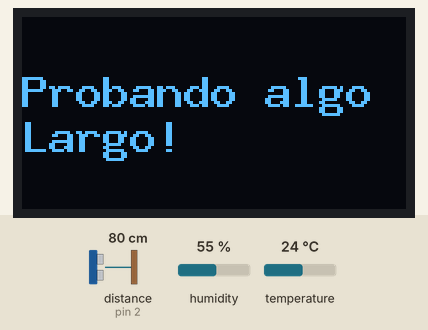
Simulated run of this sketch. Board: Arduino Uno, built with avr-gcc and run on an emulated ATmega328P. Shown: 128×64 one-colour display. Wiring (inferred from the names in the program): ultrasonic range finder: trigger pin 3; echo pin 2. The inputs (shaded band) are chosen by the test bench; at power-on: distance to the obstacle (sensor on pin 2) 80 cm, humidity 55 %, temperature 24 °C. The echo pulse lasts 58.3 µs per cm; what the sketch prints to the serial monitor is not drawn.

Above: at 1.2 s.

The sketch:

codigoRobotFriolento_0_2_5.ino
```cpp
#include "SensorTemp.h"
#include "SensorUltra.h"
#include "Pantalla.h"


// crear una instancia de la clase SensorUltra
SensorUltra sensorUltra;

// crear una instancia de la clase SensorTemp
SensorTemp sensorTemp;

// crear una instancia de la clase Pantalla
Pantalla pantalla;

// En los setup pondremos todo lo necesario para que los sensores y actuadores funcionen
// desde los pins donde estaran conectados
// si es que es necesario el puerto serial
// entre otras cosas mas en el futuro
void setup() {
  sensorUltra.configurar();
  sensorTemp.configurar();
  pantalla.configurar();
  pantalla.mostrar();
}

// aqui es donde se usan los sensores y actuadores
void loop() {
  sensorUltra.leerDistancia();
  sensorUltra.reconocerDistancia();

  sensorTemp.reconocerTemp();
  sensorTemp.leerTemp();
  pantalla.mostrar();
}
```

Pantalla.cpp
```cpp
#include <Wire.h>
#include <U8g2lib.h>
#include "Pantalla.h"


// Constructor para pantalla SH1106 128x64 I2C
U8G2_SH1106_128X64_NONAME_F_HW_I2C display(U8G2_R0, U8X8_PIN_NONE);


void Pantalla::configurar () {
  display.begin();
  display.clearBuffer();
  Serial.begin(115200);
};

void Pantalla::mostrar (){
  // Fuente monoespaciada en negrita
 display.setFont(u8g2_font_9x15B_tr); // similar a FreeMonoBold12pt7b

  // Posición del texto
  display.drawStr(0, 30, "Probando algo ");
  display.drawStr(0, 45, "Largo!");
  // Muestra en pantalla

  display.sendBuffer();

};

//void loop() {
  // nada
//}
```

Pantalla.h
```cpp
#ifndef PANTALLA_H
#define PANTALLA_H

#include <Arduino.h>
#include <Wire.h>
#include <U8g2lib.h>

class Pantalla{
  public:
  void configurar();
  void mostrar();

};


#endif
```

SensorTemp.cpp
```cpp
// aqui se inluye el SensorTemp.h
// para poder traer lo ya establecido en este archivo
#include "SensorTemp.h"

// una clase que viene desde la libreria del sensor de temp
// donde se especifica que el pin de comunicacion es el 2
DHT11 dht11(5);

// se especifica la clase
SensorTemp::SensorTemp() {
}

void SensorTemp::configurar() {
  //abrir la comunicación serial
  Serial.begin(9600);
}

// que se necesita para que se reconozca la temperatura
void SensorTemp::reconocerTemp(){
  // se declara que temperature es un "int"
int temperature;
}

// que se hace para leer la Temp
// Según el código de ejemplo
// https://github.com/dhrubasaha08/DHT11/blob/main/examples/ReadTemperature/ReadTemperature.ino#L18
void SensorTemp::leerTemp(){
  // el int de "temperature" va a ser equivalente
  // a la temperatura leida por el sensor dht11
  int temperature = dht11.readTemperature();
  // cuando la temperatura no presente algun error
if (temperature != DHT11::ERROR_CHECKSUM && temperature != DHT11::ERROR_TIMEOUT) {
  // se demostrara la temperatura actual en el monitor serial
        Serial.print("Temperature: ");
        Serial.print(temperature);
        Serial.println(" °C");
        // cada 2 segundos
        delay (2000);
        // si es que esto no se cumple
    } else {
        // muestra el error en el monitor serial
        Serial.println(DHT11::getErrorString(temperature));
    }

}
```

SensorTemp.h
```cpp
//Contructores para no causar problemas en el codigo
#ifndef SENSOR_TEMP_H
#define SENSOR_TEMP_H

#include <Arduino.h>

//incluir biblioteca hecha por Dhruba Saha
//para el funcionamiento del sensor de temperatura
#include <DHT11.h>

//crear la clase SensorTemp
class SensorTemp {

public:
  SensorTemp();
  // establecer las 3 partes del
  // funcionamiento para el sensor
  void configurar();
  void reconocerTemp();
  void leerTemp();

};
// destructores para no causar problemas en el codigo
#endif
```

SensorUltra.cpp
```cpp
// incluir .h
#include "SensorUltra.h"

SensorUltra::SensorUltra() {
}

void SensorUltra::configurar() {
  // conectar las patitas
  pinMode(trigPin, OUTPUT);
  pinMode(echoPin, INPUT);
  Serial.begin(115200);
}

void SensorUltra::reconocerDistancia() {
  // configuracion reconocimiento distancia
  digitalWrite(trigPin, HIGH);
  delayMicroseconds(10);
  digitalWrite(trigPin, LOW);

// medir duración del eco
  duracion = pulseIn(echoPin, HIGH);

// calcular distancia en cm
  distancia = duracion / 58;

// determinar si hay una persona (ejemplo: a menos de 30 cm)
  persona = (distancia < 30);
}

void SensorUltra::leerDistancia() {
  // imprimir en el monitor serial la distancia detectada en cm
if (persona) {
  Serial.println("la persona esta a: ");
    Serial.print(distancia);
    Serial.println(" cm");
  } else {
    Serial.println("No hay persona.");
  }
}
```

SensorUltra.h
```cpp
#ifndef SENSOR_ULTRA_H
#define SENSOR_ULTRA_H

#include <Arduino.h>

class SensorUltra {


public:
  int trigPin = 3;
  int echoPin = 2;
  int distancia = 0;
  int duracion = 0;

  bool persona = false;
// Constructor
  SensorUltra();
  void configurar();
  void reconocerDistancia();
  void leerDistancia();
};

#endif
```
